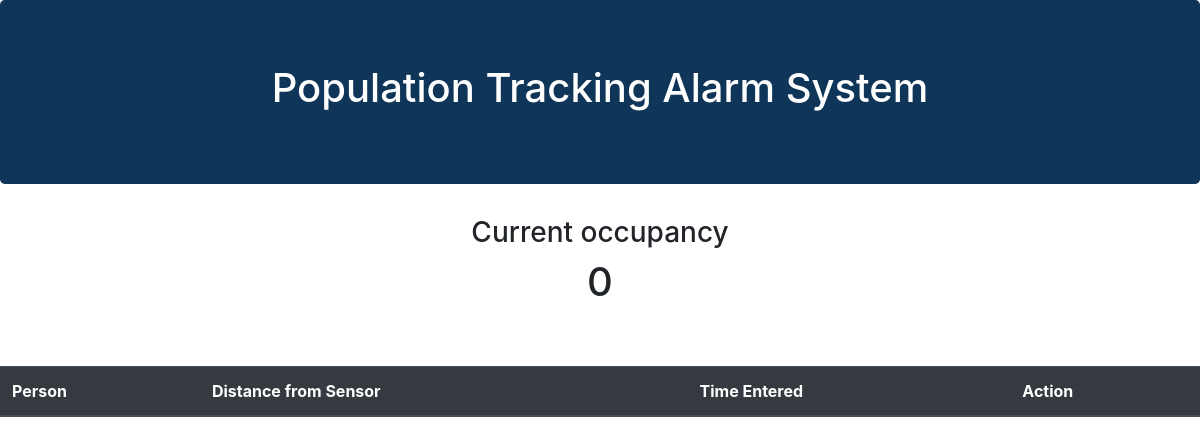
/, run on an earlier commit of the app's database.
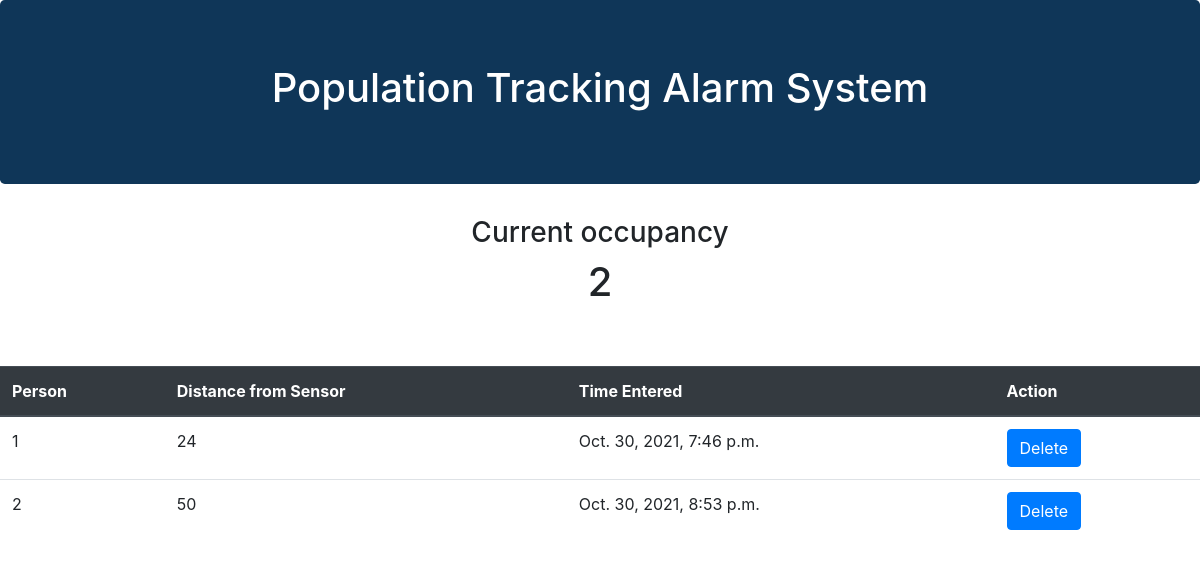
And on a later commit of the database.
### population_tracker/models.py (models this page shows, shortened)
class Sensor_data(models.Model):
    person_number = models.IntegerField(primary_key = True)
    distance = models.IntegerField()
    timestamp = models.DateTimeField(auto_now=True)

### population_tracker/views.py (the view)
# urls.py: 2. Add a URL to urlpatterns:  path('', views.home, name='home')
def home(request):
    try:
        sensor_data = Sensor_data.objects.all()
        population =  calculate_total_objects()
    except:
        raise Http404()
    context = {"population" : population, "Sensor_data" : sensor_data}
    return render(request, "population_tracker/home.html", context)

### population_tracker/views.py (called while the page is built)
def calculate_total_objects():
    return Sensor_data.objects.all().count()

### population_tracker/templates/population_tracker/home.html
{% extends "population_tracker/base.html" %}
{% block content %}
    <div class="row d-flex justify-content-center flex-nowrap">
        <h3>Current occupancy</h3>
    </div>
    <div class="row d-flex justify-content-center flex-nowrap">
        <h1 style="height: 100px;">{{ population }}</h1>
    </div>
    <div>
        <table class="table">
            <thead class="thead-dark">
                <th scope="col">Person</th>
                <th scope="col">Distance from Sensor</th>
                <th scope="col">Time Entered</th>
                <th scope="col">Action</th>
            </thead>
            <tbody>
                {% for item in Sensor_data %}
                <tr>
                    <td>{{ item.person_number }}</td>
                    <td>{{ item.distance }}</td>
                    <td>{{ item.timestamp }}</td>
                    <td>
                        <a class="btn btn-primary" href="{% url 'sensor_data_delete' item.person_number %}">Delete</a>
                    </td>
                </tr>
                    {% endfor %}
            </tbody>
        </table>
    </div>
{% endblock %}

What changed in the data, as far as the page shows it:
added Sensor_data: person_number "1", distance "24", timestamp "Oct. 30, 2021, 7:46 p.m."
added Sensor_data: person_number "2", distance "50", timestamp "Oct. 30, 2021, 8:53 p.m."
Also different on the page:
{{ population }}: "0" → "2"
